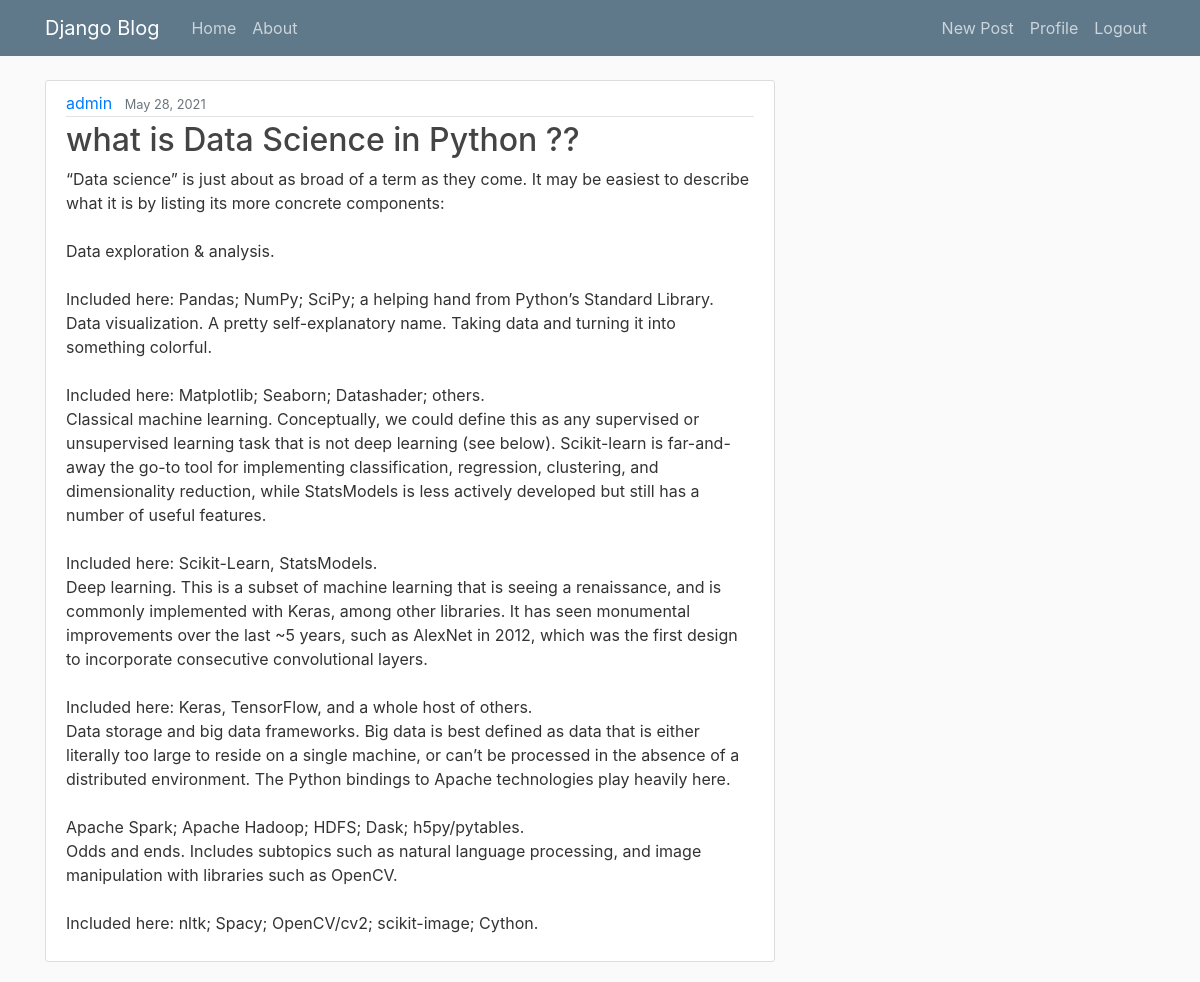
/post/18/ (signed in), run on the app's committed database.
### blog/models.py (models this page shows, shortened)
class Post(models.Model):
    title       = models.CharField(max_length= 100)
    content     = models.TextField()
    date_posted = models.DateTimeField(default= timezone.now)
    author      = models.ForeignKey(User , on_delete= models.CASCADE)

### blog/views.py (the view)
# urls.py: path('post/<int:pk>/' , views.PostDetailView.as_view() , name = 'post-detail'),
class PostDetailView(LoginRequiredMixin , DetailView):
    model = Post

### blog/templates/blog/post_detail.html (shortened to what this page needs)
{% extends "base.html" %}
{% block body %}
        <article class="media content-section">
          <div class="media-body">
            <div class="article-metadata">
              <a class="mr-2" href="{% url 'user-posts' object.author %}">{{ object.author }}</a>
              <small class="text-muted">{{ object.date_posted|date:"F d, Y"  }}</small>
            </div>
            <h2 class="article-title" > {{ object.title }} </h2>
            <p class="article-content">{{ object.content }}</p>
          </div>
        </article>
{% endblock body %}

### blog/static/css/main.css (style rules this page uses)
body { background: #fafafa; color: #333333; margin-top: 5rem; }
h1, h2, h3, h4, h5, h6 { color: #444444; }
.content-section { background: #ffffff; padding: 10px 20px; border: 1px solid #dddddd; border-radius: 3px; margin-bottom: 20px; }
.article-title { color: #444444; }
.article-content { white-space: pre-line; }
.article-metadata { padding-bottom: 1px; margin-bottom: 4px; border-bottom: 1px solid #e3e3e3 }

### data on the page
Post: author "admin", date_posted "May 28, 2021", title "what is Data Science in Python ??", content "“Data science” is just about as broad of a term as they come. It may be easiest to describe what it is by listing its more concrete components: Data exploration & analysis. Included here: Pandas; NumPy; SciPy; a helping hand from Python’s Standard Library. Data visualization. A pretty self-explanatory name. Taking data and turning it into something colorful. Included here: Matplotlib; Seaborn; Datashader; others. Classical machine learning. Conceptually, we could define this as any supervised or unsupervised learning task that is not deep learning (see below). Scikit-learn is far-and-away the go-to tool for implementing classification, regression, clustering, and dimensionality reduction,…"
